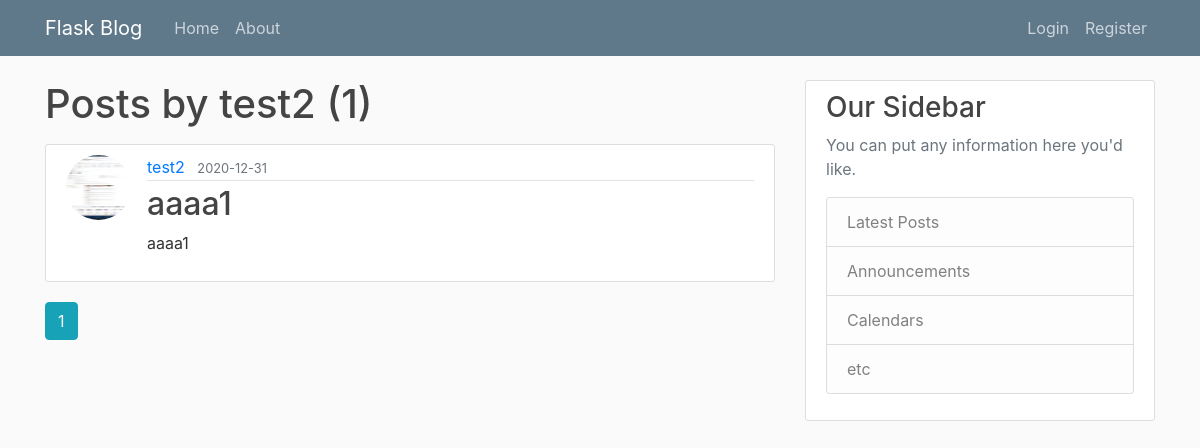
The page /user/test2 on the database as committed earlier.
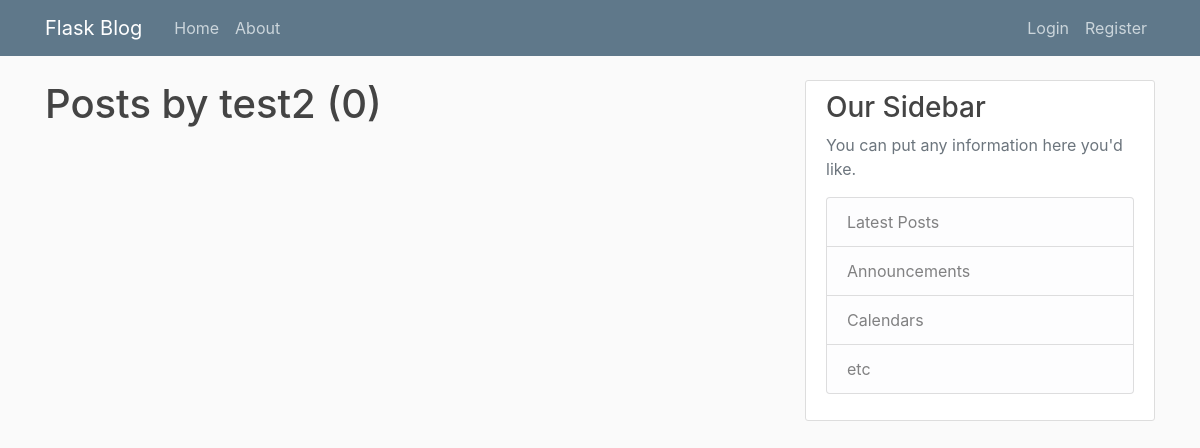
The same page on the database as committed later.
### flaskblog/models.py (models this page shows, shortened)
class Post(db.Model):
    id = db.Column(db.Integer, primary_key=True)
    title = db.Column(db.String(100), nullable=False)
    date_posted = db.Column(db.DateTime, nullable=False, default=datetime.utcnow)
    content = db.Column(db.Text, nullable=False)
    user_id = db.Column(db.Integer, db.ForeignKey("user.id"), nullable=False)

class User(db.Model, UserMixin):
    id = db.Column(db.Integer, primary_key=True)
    username = db.Column(db.String(20), unique=True, nullable=False)
    email = db.Column(db.String(120), unique=True, nullable=False)
    image_file = db.Column(db.String(20), nullable=False, default="default.jpg")
    password = db.Column(db.String(60), nullable=False)
    posts = db.relationship("Post", backref="author", lazy=True)

### flaskblog/users/routes.py (the view)
@users.route("/user/<string:username>")
def user_posts(username):
    page = request.args.get("page", 1, type=int)
    user = User.query.filter_by(username=username).first_or_404()
    posts = (
        Post.query.filter_by(author=user)
        .order_by(Post.date_posted.desc())
        .paginate(page=page, per_page=5)
    )
    return render_template("user_posts.html", posts=posts, user=user)

### flaskblog/templates/user_posts.html (shortened to what this page needs)
{% extends "layout.html" %}
{% block content %}
    <h1 class="mb-3">Posts by {{ user.username }} ({{ posts.total }})</h1>
    {% for post in posts.items %}
        <article class="media content-section">
        <img class="rounded-circle article-img" src="{{url_for('static',filename="profile_pics/" + post.author.image_file)}}">
          <div class="media-body">
            <div class="article-metadata">
              <a class="mr-2" href="{{ url_for('users.user_posts', username=post.author.username) }}">{{ post.author.username }}</a>
              <small class="text-muted">{{ post.date_posted.strftime('%Y-%m-%d') }}</small>
            </div>
            <h2><a class="article-title" href="{{ url_for('posts.post', post_id=post.id) }}">{{ post.title }}</a></h2>
            <p class="article-content">{{ post.content }}</p>
          </div>
        </article>
    {% endfor %}
    {% for page_num in posts.iter_pages(left_edge=1, right_edge=1, left_current=1, right_current=2) %}
      {% if page_num %}
        {% if posts.page == page_num %}
          <a class="btn btn-info mb-4" href="{{ url_for('users.user_posts', username=user.username, page=page_num) }}">{{ page_num }}</a>
        {% else %}
          <a class="btn btn-outline-info mb-4" href="{{ url_for('users.user_posts', username=user.username, page=page_num) }}">{{ page_num }}</a>
        {% endif %}
      {% endif %}
    {% endfor %}
{% endblock content %}

Rows that differ between the two databases and show on the page:
removed Post: image_file (picture), author.username "test2", date_posted "2020-12-31", title "aaaa1", content "aaaa1"
Other text that changed with them:
{{ posts.total }}: "1" → "0"
list line gone: "1"
